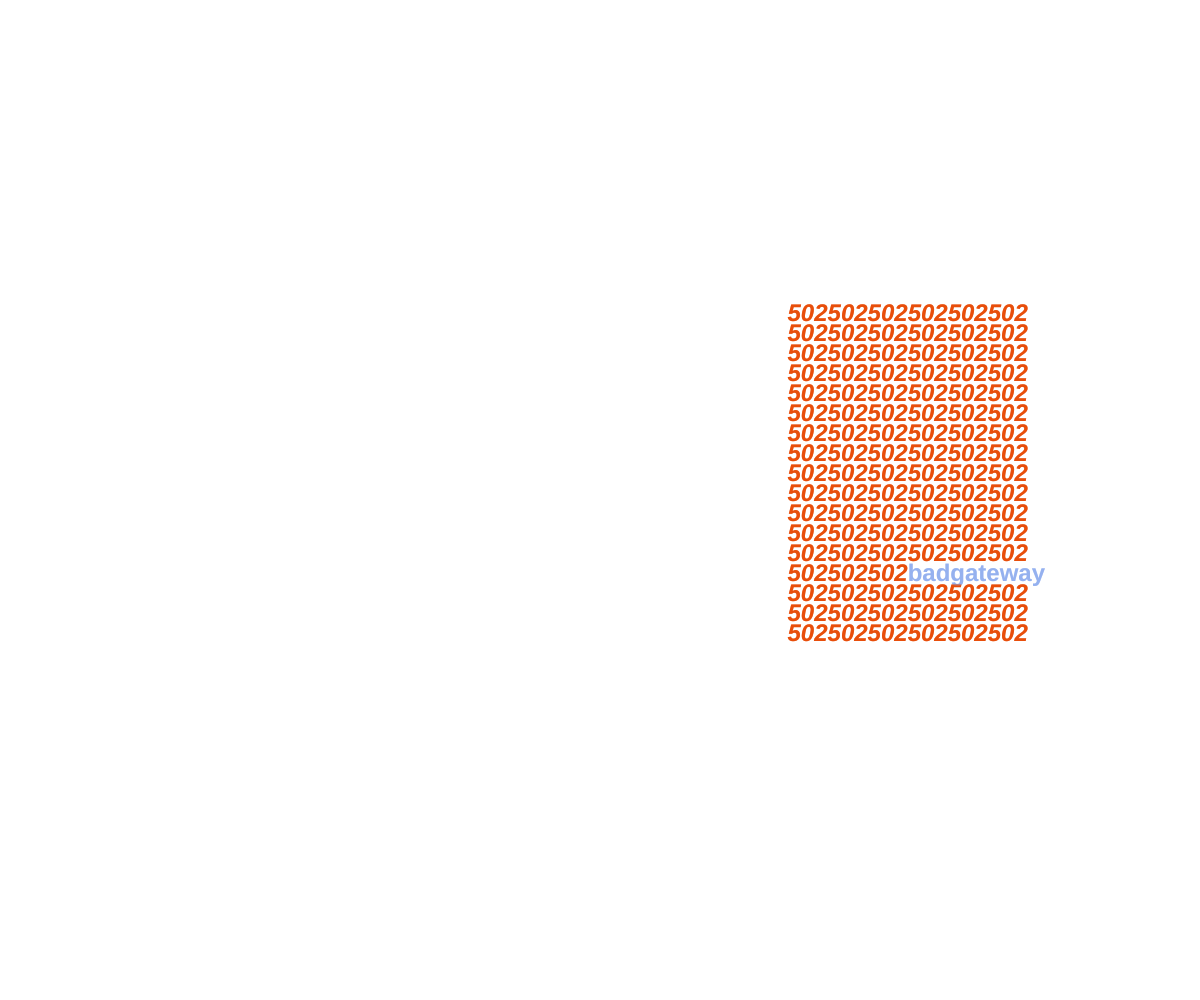
Frame 1 (no input)
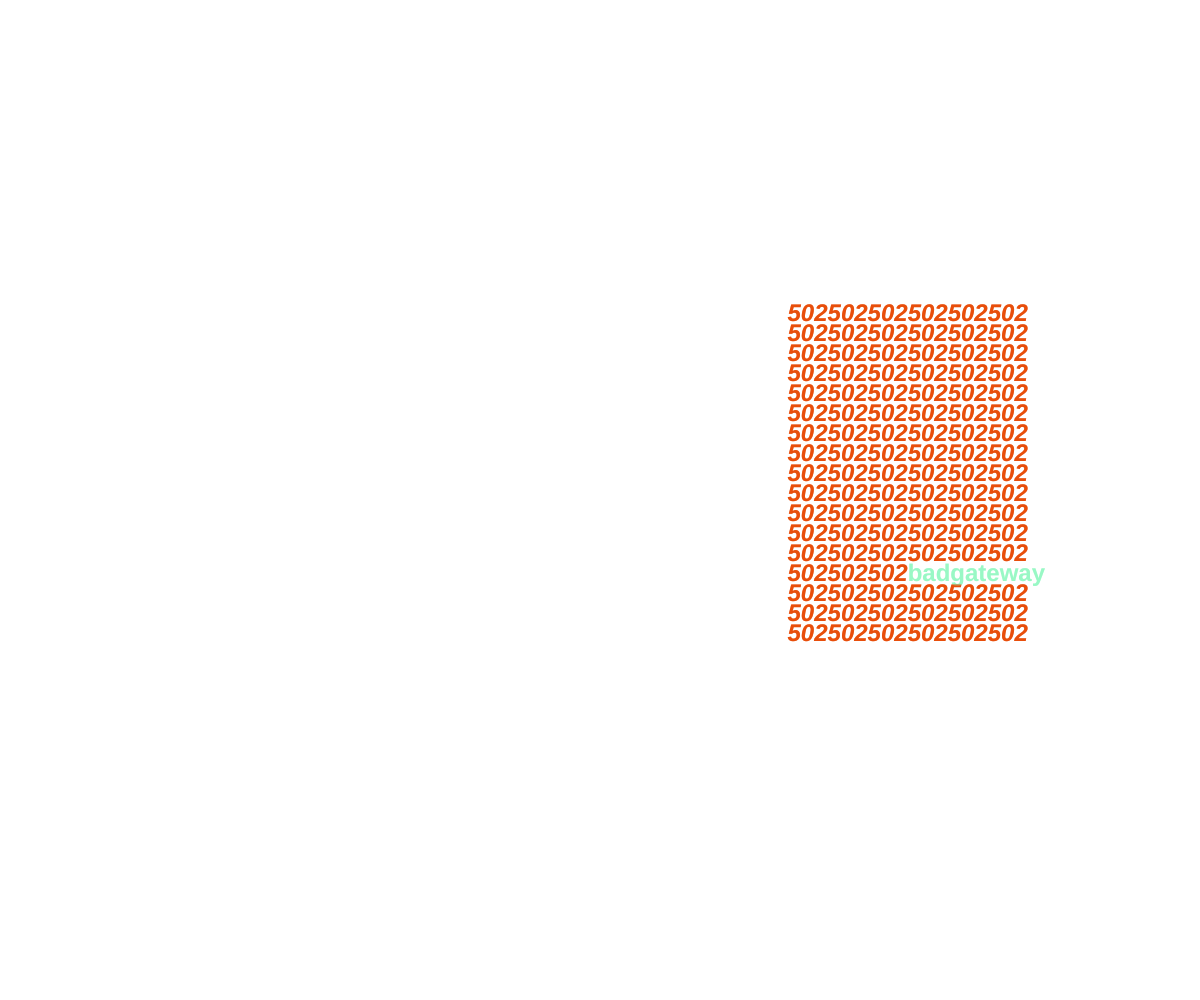
Frame 60 (no input)
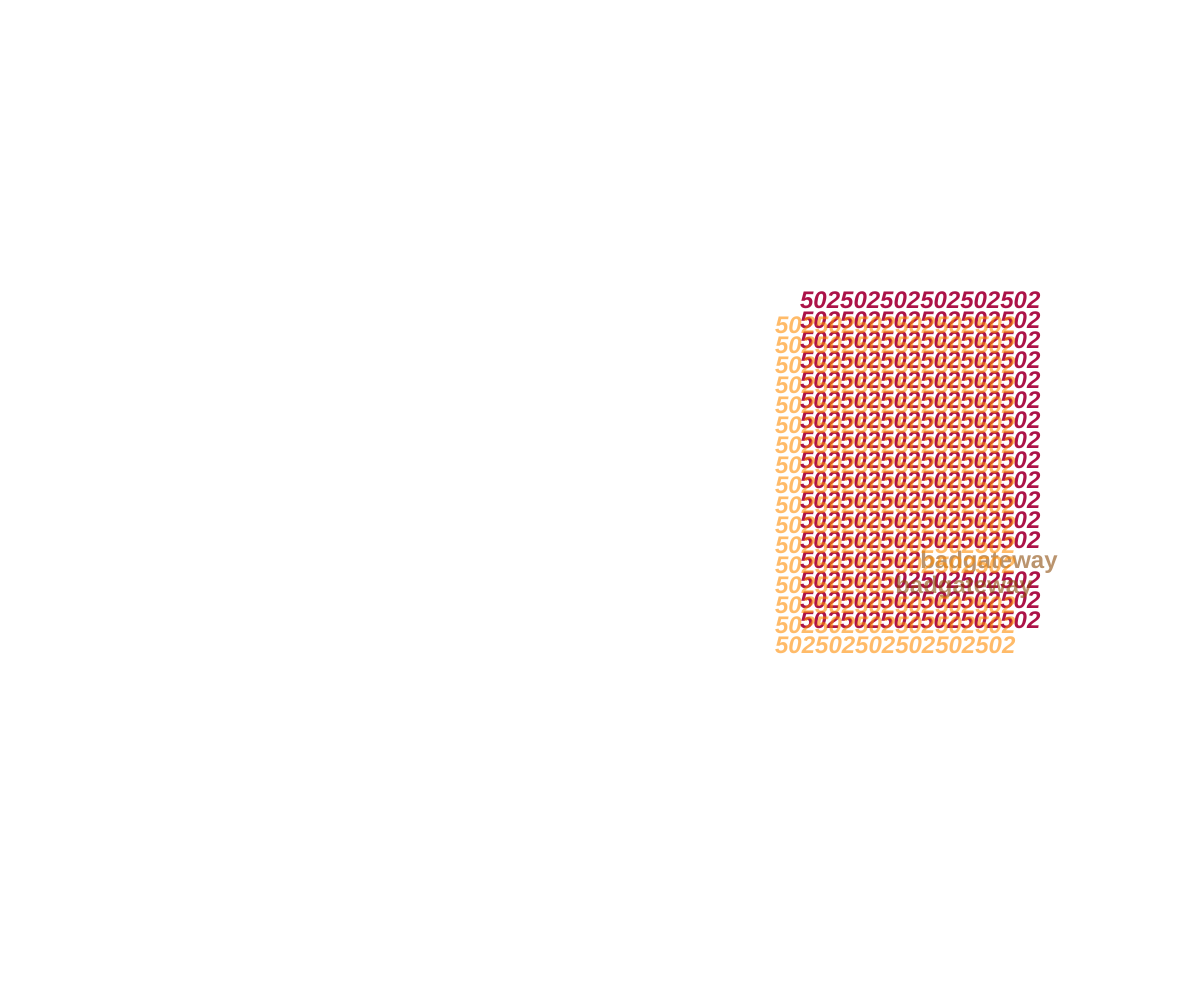
Frame 120 (the mouse pressed at the canvas centre since frame 60)

The p5.js sketch that drew these frames (run headless with seeded random() and noise() and a simulated clock; from frame 60 on, the mouse is pressed at the canvas centre):

// p5.js sketch
// ── sketch.js
function setup() {
	createCanvas(windowWidth, windowHeight);
	background(0,0,0);
}

function draw() {
	clear();
	bm1 = new BadMove();
}

function BadMove(){
	var Xstart = windowWidth*(2/3);
	var Ystart = windowHeight*(1/3);
	var restr = 25;
	var colormod = mouseX/10;
	//var restrY = 20;
	var Xbound = map(mouseX,0, windowWidth, Xstart-(restr/2), Xstart + (restr/2));
	var Ybound = map(mouseY,0,windowHeight, Ystart-(restr/2), Ystart + (restr/2));
	var altX = map(-mouseX,0, windowWidth, Xstart-(restr/2), Xstart + (restr/2));
	var altY = map(-mouseY,0,windowHeight, Ystart-(restr/2), Ystart + (restr/2));
	bw1 = new BadWord(Xbound, altY, 2, 17,-colormod,colormod,-colormod,1000);
	bw2 = new BadWord(altX, Ybound, 2, 17,colormod,-colormod,colormod,150);
}


function BadWord(x,y,row,column,rmod,gmod,bmod,amod){
	let bt = '502502502';
	let ba = 'badgateway';
	var rowcount = 0;
	var columncount = 0;
	this.x = x;
	this.y = y;
	this.rmod = rmod;
	this.gmod = gmod;
	this.bmod = bmod;
	this.amod = amod;
	this.row = row;
	this.column = column;
	while (rowcount < row){
		columncount = 0;
		while (columncount < column){
			if((columncount * rowcount) % 13 == 0 && (columncount * rowcount) != 0){
				this.time = millis()/600;
      	this.r = map(sin(this.time/45), -1, 1, 0, 255);
      	this.g = map(sin(this.time+22.5/90), -1, 1, 0, 255);
      	this.b = map(sin(this.time+45/45), -1, 1, 0, 255);
				fill(this.r,this.g,this.b,150);
				textSize(24);
				textStyle(BOLD);
				text(ba,x + (textWidth(bt)*rowcount),y + (20*columncount));
				columncount++
			}
			else{ 
				fill(232+rmod,79+bmod,12+gmod,amod);
				textSize(24);
				textStyle(BOLDITALIC);
				text(bt,x + (textWidth(bt)*rowcount),y + (20*columncount));
				columncount++
			}
		}
		rowcount++;
	}

}
